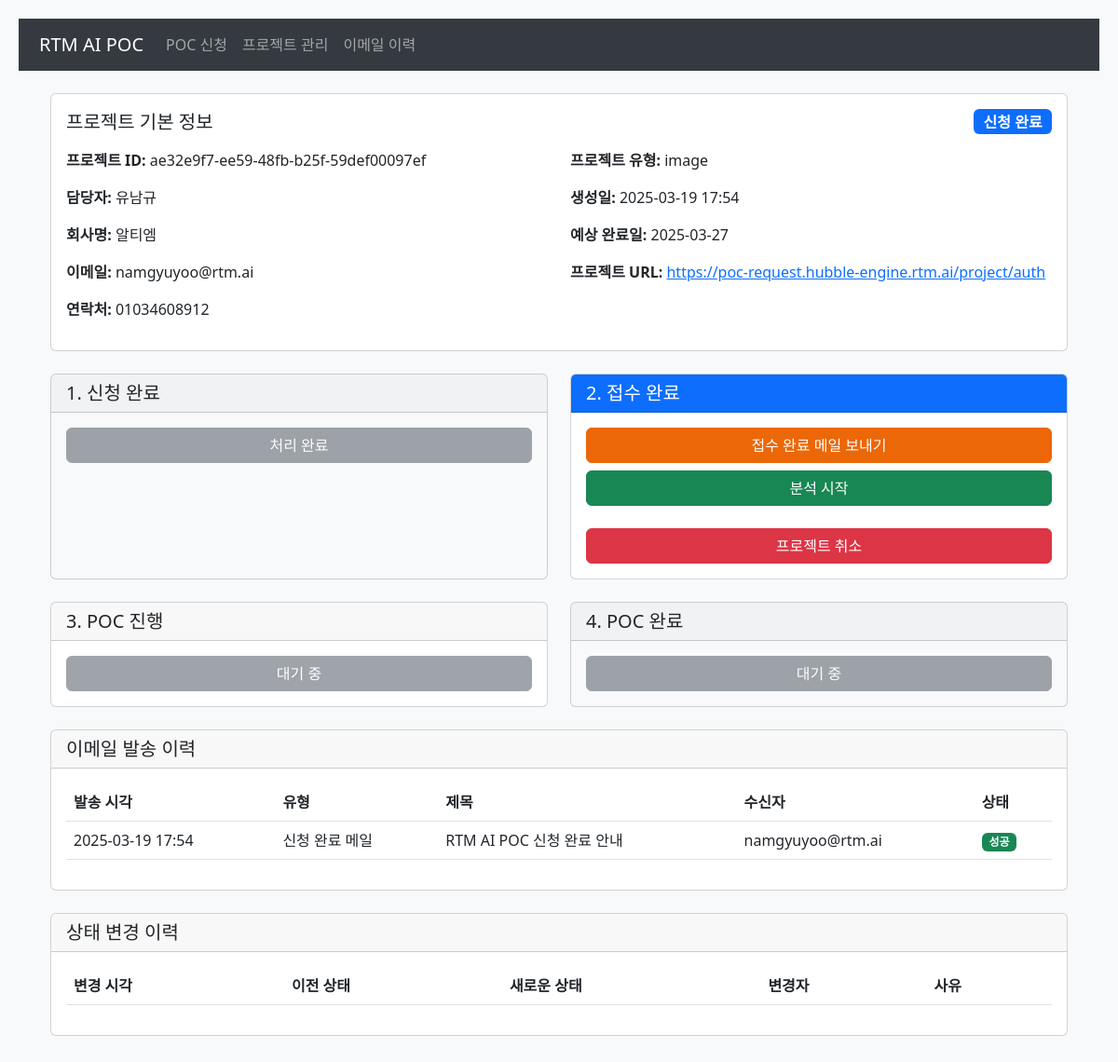
Page /project/ae32e9f7-ee59-48fb-b25f-59def00097ef on the earlier database version.
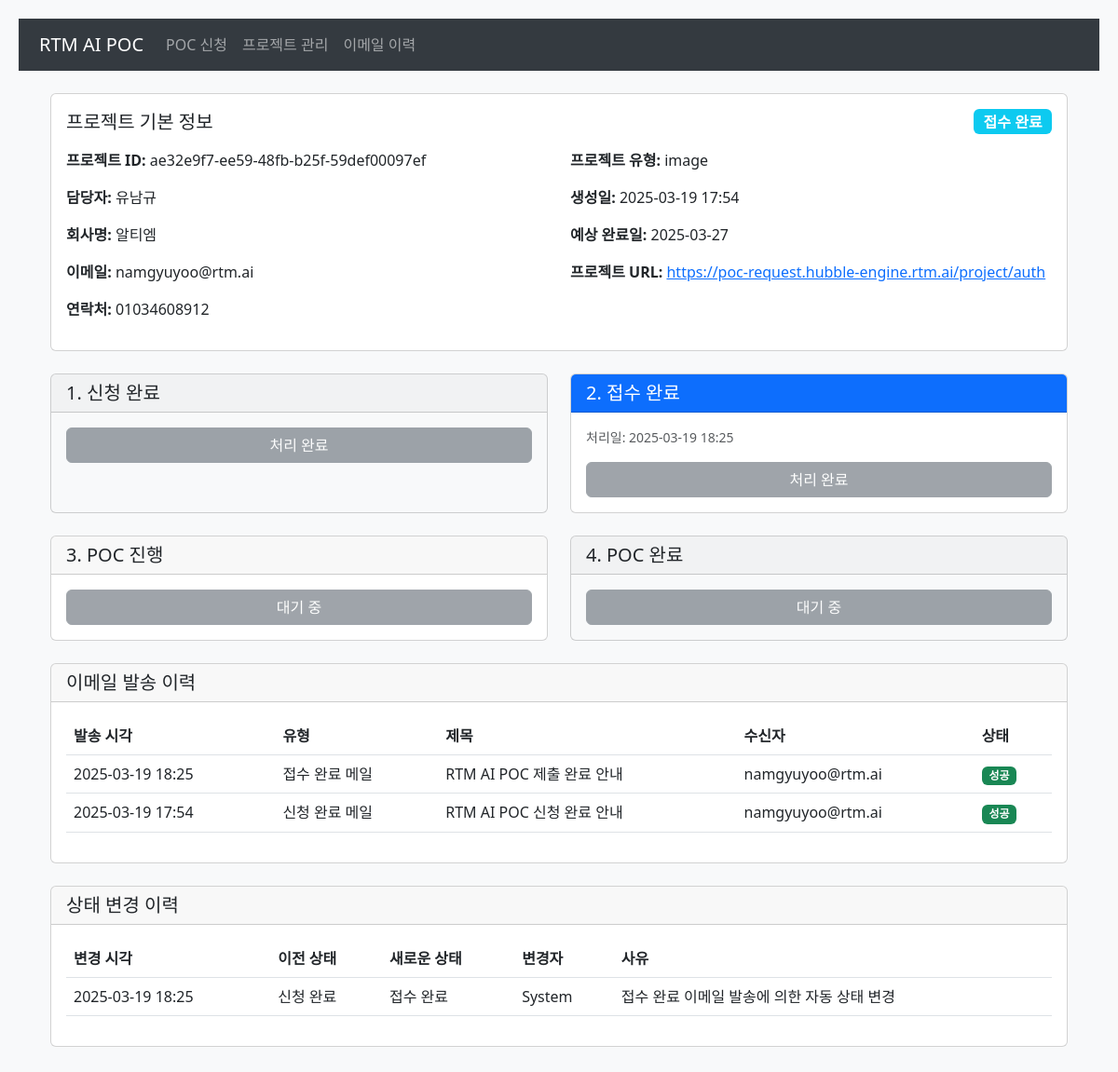
Same page on the later database version.
### app/models.py (models this page shows, shortened)
class Project(db.Model):
    id = db.Column(db.String(20), primary_key=True)
    name = db.Column(db.String(100), nullable=False)
    company = db.Column(db.String(100), nullable=False)
    email = db.Column(db.String(120), nullable=False)
    phone = db.Column(db.String(20), nullable=False)
    project_type = db.Column(db.String(50), nullable=False)
    purpose = db.Column(db.Text, nullable=True)
    project_url = db.Column(db.String(200))
    status = db.Column(db.Enum(ProjectStatus), nullable=False, default=ProjectStatus.APPLICATION_COMPLETE)
    created_at = db.Column(db.DateTime, nullable=False, default=datetime.utcnow)
    expected_report_date = db.Column(db.DateTime)
    cancel_reason = db.Column(db.Text)
    report_file = db.Column(db.String(200))  # 리포트 파일 경로

class EmailHistory(db.Model):
    id = db.Column(db.Integer, primary_key=True)
    project_id = db.Column(db.String(36), db.ForeignKey('project.id'), nullable=False)
    email_type = db.Column(db.Enum(EmailType), nullable=False)
    subject = db.Column(db.String(200), nullable=False)
    recipient = db.Column(db.String(120), nullable=False)
    status = db.Column(db.String(20), nullable=False)  # success, failed
    error_message = db.Column(db.Text)
    sent_at = db.Column(db.DateTime, nullable=False, default=datetime.utcnow)
    project = db.relationship('Project', backref=db.backref('email_history', lazy=True))

class StatusHistory(db.Model):
    id = db.Column(db.Integer, primary_key=True)
    project_id = db.Column(db.String(36), db.ForeignKey('project.id'), nullable=False)
    previous_status = db.Column(db.Enum(ProjectStatus))
    new_status = db.Column(db.Enum(ProjectStatus), nullable=False)
    created_at = db.Column(db.DateTime, nullable=False, default=datetime.utcnow)
    created_by = db.Column(db.String(100))  # 상태 변경자
    reason = db.Column(db.Text)  # 상태 변경 사유 (취소 사유, 연장 사유 등)
    project = db.relationship('Project', backref=db.backref('status_history', lazy=True))

### app/routes.py (the view)
@bp.route('/project/<project_id>')
def project_detail(project_id):
    try:
        project = Project.query.get(project_id)
        if not project:
            return jsonify({'success': False, 'message': '프로젝트를 찾을 수 없습니다.'}), 404
        return render_template('project_detail.html', project=project)
    except Exception as e:
        logging.error(f"Error fetching project details: {str(e)}")
        return jsonify({'success': False, 'message': str(e)}), 500

### app/templates/project_detail.html (shortened to what this page needs)
{% extends "base.html" %}
{% block content %}
<div class="container mt-4">
    <div class="card mb-4">
        <div class="card-body">
            <div class="d-flex justify-content-between align-items-center mb-3">
                <h5 class="card-title mb-0">프로젝트 기본 정보</h5>
                <span class="badge fs-6 {% if project.status.value == 'application_complete' %}bg-primary
                    {% elif project.status.value == 'reception_complete' %}bg-info
                    {% elif project.status.value == 'poc_in_progress' %}bg-warning text-dark
                    {% elif project.status.value == 'poc_complete' %}bg-success
                    {% elif project.status.value == 'cancelled' %}bg-danger
                    {% endif %}">
                    {% if project.status.value == 'application_complete' %}
                        신청 완료
                    {% elif project.status.value == 'reception_complete' %}
                        접수 완료
                    {% elif project.status.value == 'poc_in_progress' %}
                        POC 진행중
                    {% elif project.status.value == 'poc_complete' %}
                        POC 완료
                    {% elif project.status.value == 'cancelled' %}
                        취소됨
                    {% endif %}
                </span>
            </div>
            <div class="row">
                <div class="col-md-6">
                    <p><strong>프로젝트 ID:</strong> {{ project.id }}</p>
                    <p><strong>담당자:</strong> {{ project.name }}</p>
                    <p><strong>회사명:</strong> {{ project.company }}</p>
                    <p><strong>이메일:</strong> {{ project.email }}</p>
                    <p><strong>연락처:</strong> {{ project.phone }}</p>
                </div>
                <div class="col-md-6">
                    <p><strong>프로젝트 유형:</strong> {{ project.project_type }}</p>
                    <p><strong>생성일:</strong> {{ project.created_at.strftime('%Y-%m-%d %H:%M') }}</p>
                    <p><strong>예상 완료일:</strong> {{ project.expected_report_date.strftime('%Y-%m-%d') if project.expected_report_date else '미정' }}</p>
                    {% if project.project_url %}
                    <p><strong>프로젝트 URL:</strong> <a href="{{ project.project_url }}">{{ project.project_url }}</a></p>
                    {% endif %}
                </div>
            </div>
        </div>
    </div>
    <div class="row">
        <div class="col-md-6 mb-4">
            <div class="card h-100 {% if project.status.value != 'application_complete' or project.email_history|selectattr('email_type.value', 'equalto', 'application-complete')|list|length > 0 %}bg-light{% endif %}">
                <div class="card-header {% if project.status.value == 'application_complete' and project.email_history|selectattr('email_type.value', 'equalto', 'application-complete')|list|length == 0 %}bg-primary text-white{% endif %}">
                    <h5 class="card-title mb-0">1. 신청 완료</h5>
                </div>
                <div class="card-body">
                    {% set initial_history = project.status_history|selectattr("new_status.value", "equalto", "application_complete")|first %}
                    {% if project.status.value == 'application_complete' and project.email_history|selectattr('email_type.value', 'equalto', 'application-complete')|list|length == 0 %}
                    <div class="d-grid gap-2">
                        <button class="btn btn-primary" onclick="sendEmail('application-complete')">
                            신청 완료 메일 보내기
                        </button>
                        <button class="btn btn-success" onclick="updateStatus('RECEPTION_COMPLETE')">
                            메일 발송 완료 처리
                        </button>
                        <button class="btn btn-danger mt-3" onclick="showCancelModal()">
                            프로젝트 취소
                        </button>
                    </div>
                    {% else %}
                    <div class="d-grid gap-2">
                        <button class="btn btn-secondary" disabled>{% if project.email_history|selectattr('email_type.value', 'equalto', 'application-complete')|list|length > 0 %}처리 완료{% else %}처리 완료{% endif %}</button>
                    </div>
                    {% endif %}
                </div>
            </div>
        </div>
        <div class="col-md-6 mb-4">
            <div class="card h-100 ">
                <div class="card-header {% if project.status.value == 'reception_complete' or project.email_history|selectattr('email_type.value', 'equalto', 'application-complete')|list|length > 0 %}bg-primary text-white{% endif %}">
                    <h5 class="card-title mb-0">2. 접수 완료</h5>
                </div>
                <div class="card-body">
                    {% set reception_history = project.status_history|selectattr("new_status.value", "equalto", "reception_complete")|first %}
                    {% if reception_history %}
                    <p class="small text-muted">처리일: {{ reception_history.created_at.strftime('%Y-%m-%d %H:%M') }}</p>
                    {% endif %}
                    {% if project.email_history|selectattr('email_type.value', 'equalto', 'application-complete')|list|length > 0 and project.email_history|selectattr('email_type.value', 'equalto', 'submission-complete')|list|length == 0 %}
                    <div class="d-grid gap-2">
                        <button class="btn btn-primary" onclick="sendEmail('submission-complete')">
                            접수 완료 메일 보내기
                        </button>
                        <button class="btn btn-success" onclick="startAnalysis()">
                            분석 시작
                        </button>
                        <button class="btn btn-danger mt-3" onclick="showCancelModal()">
                            프로젝트 취소
                        </button>
                    </div>
                    {% elif project.email_history|selectattr('email_type.value', 'equalto', 'submission-complete')|list|length > 0 %}
                    <div class="d-grid gap-2">
                        <button class="btn btn-secondary" disabled>처리 완료</button>
                    </div>
                    {% else %}
                    <div class="d-grid gap-2">
                        <button class="btn btn-secondary" disabled>대기 중</button>
                    </div>
                    {% endif %}
                </div>
            </div>
        </div>
        <div class="col-md-6 mb-4">
            <div class="card h-100 {% if project.status.value not in ['poc_in_progress', 'reception_complete', 'application_complete'] %}bg-light{% endif %}">
                <div class="card-header {% if project.status.value == 'poc_in_progress' %}bg-primary text-white{% endif %}">
                    <h5 class="card-title mb-0">3. POC 진행</h5>
                </div>
                <div class="card-body">
                    {% set poc_history = project.status_history|selectattr("new_status.value", "equalto", "poc_in_progress")|first %}
                    {% if project.status.value == 'poc_in_progress' %}
                    <div class="d-grid gap-2">
                        <button class="btn btn-warning" onclick="showExtendModal()">
                            기간 연장 안내하기
                        </button>
                        <button class="btn btn-success" onclick="showReportModal()">
                            리포트 업로드 및 완료
                        </button>
                        <button class="btn btn-danger mt-3" onclick="showCancelModal()">
                            프로젝트 취소
                        </button>
                    </div>
                    {% else %}
                    <div class="d-grid gap-2">
                        <button class="btn btn-secondary" disabled>{% if project.status.value in ['application_complete', 'reception_complete'] %}대기 중{% else %}처리 완료{% endif %}</button>
                    </div>
                    {% endif %}
                </div>
            </div>
        </div>
        <div class="col-md-6 mb-4">
            <div class="card h-100 {% if project.status.value != 'poc_complete' %}bg-light{% endif %}">
                <div class="card-header {% if project.status.value == 'poc_complete' %}bg-success text-white{% endif %}">
                    <h5 class="card-title mb-0">4. POC 완료</h5>
                </div>
                <div class="card-body">
                    {% set complete_history = project.status_history|selectattr("new_status.value", "equalto", "poc_complete")|first %}
                    {% if project.status.value != 'poc_complete' %}
                    <div class="d-grid gap-2">
                        <button class="btn btn-secondary" disabled>대기 중</button>
                    </div>
                    {% endif %}
                </div>
            </div>
        </div>
    </div>
    <div class="card mb-4">
        <div class="card-header">
            <h5 class="card-title mb-0">이메일 발송 이력</h5>
        </div>
        <div class="card-body">
            <div class="table-responsive">
                <table class="table">
                    <thead>
                        <tr>
                            <th>발송 시각</th>
                            <th>유형</th>
                            <th>제목</th>
                            <th>수신자</th>
                            <th>상태</th>
                        </tr>
                    </thead>
                    <tbody>
                        {% for email in project.email_history|sort(attribute='sent_at', reverse=true) %}
                        <tr>
                            <td>{{ email.sent_at.strftime('%Y-%m-%d %H:%M') }}</td>
                            <td>
                                {% if email.email_type.value == 'application-complete' %}
                                    신청 완료 메일
                                {% elif email.email_type.value == 'submission-complete' %}
                                    접수 완료 메일
                                {% elif email.email_type.value == 'cancellation' %}
                                    취소 안내 메일
                                {% elif email.email_type.value == 'delay' %}
                                    기간 연장 메일
                                {% elif email.email_type.value == 'report' %}
                                    POC 완료 메일
                                {% endif %}
                            </td>
                            <td>{{ email.subject }}</td>
                            <td>{{ email.recipient }}</td>
                            <td>
                                <span class="badge {% if email.status == 'success' %}bg-success{% else %}bg-danger{% endif %}">
                                    {{ '성공' if email.status == 'success' else '실패' }}
                                </span>
                            </td>
                        </tr>
                        {% endfor %}
                    </tbody>
                </table>
            </div>
        </div>
    </div>
    <div class="card mb-4">
        <div class="card-header">
            <h5 class="card-title mb-0">상태 변경 이력</h5>
        </div>
        <div class="card-body">
            <div class="table-responsive">
                <table class="table">
                    <thead>
                        <tr>
                            <th>변경 시각</th>
                            <th>이전 상태</th>
                            <th>새로운 상태</th>
                            <th>변경자</th>
                            <th>사유</th>
                        </tr>
                    </thead>
                    <tbody>
                        {% for history in project.status_history|sort(attribute='created_at', reverse=true) %}
                        <tr>
                            <td>{{ history.created_at.strftime('%Y-%m-%d %H:%M') }}</td>
                            <td>
                                {% if history.previous_status.value == 'application_complete' %}
                                    신청 완료
                                {% elif history.previous_status.value == 'reception_complete' %}
                                    접수 완료
                                {% elif history.previous_status.value == 'poc_in_progress' %}
                                    POC 진행중
                                {% elif history.previous_status.value == 'poc_complete' %}
                                    POC 완료
                                {% elif history.previous_status.value == 'cancelled' %}
                                    취소됨
                                {% endif %}
                            </td>
                            <td>
                                {% if history.new_status.value == 'application_complete' %}
                                    신청 완료
                                {% elif history.new_status.value == 'reception_complete' %}
                                    접수 완료
                                {% elif history.new_status.value == 'poc_in_progress' %}
                                    POC 진행중
                                {% elif history.new_status.value == 'poc_complete' %}
                                    POC 완료
                                {% elif history.new_status.value == 'cancelled' %}
                                    취소됨
                                {% endif %}
                            </td>
                            <td>{{ history.created_by }}</td>
                            <td>{{ history.reason or '-' }}</td>
                        </tr>
                        {% endfor %}
                    </tbody>
                </table>
            </div>
        </div>
    </div>
</div>
{% endblock %}

Differences in the rows shown:
changed Project "ae32e9f7-ee59-48fb-b25f-59def00097ef": status "APPLICATION_COMPLETE" → "RECEPTION_COMPLETE" (drawn)
added StatusHistory: created_at "2025-03-19 18:25", shows "신청 완료", shows "접수 완료", created_by "System", reason "접수 완료 이메일 발송에 의한 자동 상태 변경"
added EmailHistory: sent_at "2025-03-19 18:25", shows "접수 완료 메일", subject "RTM AI POC 제출 완료 안내", recipient "namgyuyoo@rtm.ai", status "성공"
Other differences:
text no longer shown: "신청 완료 접수 완료 메일 보내기 분석 시작 프로젝트 취소"
text now shown: "접수 완료 처리일: 처리 완료"
